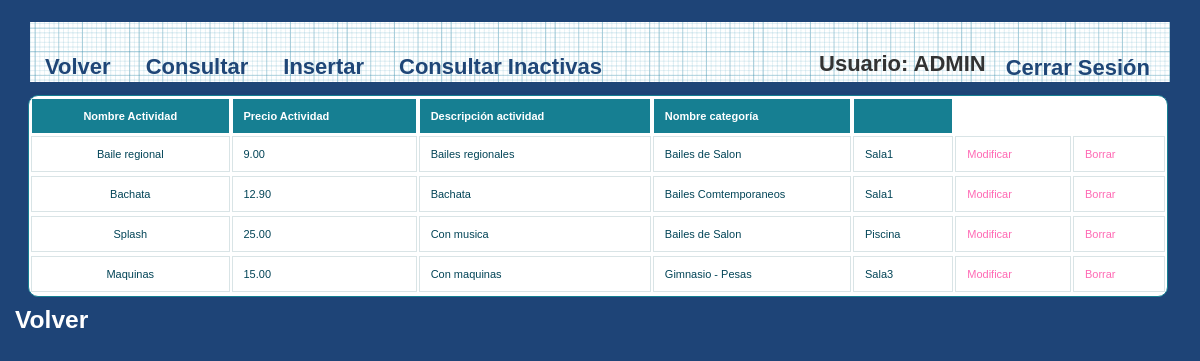
Page /IUjulio/Controllers/ACTIVIDAD_Controller.php (signed in) on the committed database.
### tables this page shows
CREATE TABLE IF NOT EXISTS `ACTIVIDAD` (
`ACTIVIDAD_ID` int(100) NOT NULL,
  `ACTIVIDAD_NOMBRE` varchar(50) NOT NULL,
  `ACTIVIDAD_PRECIO` decimal(10,2) NOT NULL,
  `ACTIVIDAD_DESCRIPCION` varchar(200) DEFAULT NULL,
  `CATEGORIA_ID` int(100) NOT NULL,
  `ACTIVO` tinyint(1) NOT NULL DEFAULT '0'
);

CREATE TABLE IF NOT EXISTS `CATEGORIA` (
`CATEGORIA_ID` int(100) NOT NULL,
  `CATEGORIA_NOMBRE` varchar(100) NOT NULL
);

CREATE TABLE IF NOT EXISTS `LUGAR` (
  `LUGAR_ID` int(100) NOT NULL,
  `LUGAR_NOMBRE` varchar(100) NOT NULL
);

### IUjulio/Controllers/ACTIVIDAD_Controller.php (called while the page is built, shortened)
<?php
include '../Models/ACTIVIDAD_Model.php';
	Switch ($_REQUEST['accion']) {
		default:
			if (!isset($_REQUEST['ACTIVIDAD_NOMBRE'])) {
				$actividad = new actividad('', '','','','','','',null,'','');
			} else {
				$actividad = get_data_form();
			}
			$datos = $actividad->ConsultarTodo();
			if (!tienePermisos('Actividad_Default')) {
				new Mensaje('No tienes los permisos necesarios', '../Views/DEFAULT_Vista.php');
			} else {
				new Actividad_default($datos, '../Views/DEFAULT_Vista.php');
			}
	}
?>

### IUjulio/Models/ACTIVIDAD_Model.php (called while the page is built, shortened)
<?php
class actividad
{
	function ConectarBD()
	{
		$this->mysqli = new mysqli("localhost", "iu2016", "iu2016", "IU2016");
	}
    function ConsultarTodo()
    {
        $sql = "SELECT ACTIVIDAD.ACTIVIDAD_NOMBRE,ACTIVIDAD.ACTIVIDAD_PRECIO,ACTIVIDAD.ACTIVIDAD_DESCRIPCION,CATEGORIA.CATEGORIA_NOMBRE,LUGAR.LUGAR_NOMBRE FROM LUGAR ,ACTIVIDAD_ALBERGA_LUGAR ,ACTIVIDAD, CATEGORIA WHERE LUGAR.LUGAR_ID =ACTIVIDAD_ALBERGA_LUGAR.LUGAR_ID AND ACTIVIDAD_ALBERGA_LUGAR.ACTIVIDAD_ID = ACTIVIDAD.ACTIVIDAD_ID AND ACTIVIDAD.CATEGORIA_ID = CATEGORIA.CATEGORIA_ID AND ACTIVIDAD.ACTIVO = '0'";
        if (!($resultado = $this->mysqli->query($sql))){
            return 'Error en la consulta sobre la base de datos';
        }
        else{
            $toret=array();
            $i=0;
            while ($fila= $resultado->fetch_array()) {
                $toret[$i]=$fila;
                $i++;
            }
            return $toret;
        }
    }
}

### IUjulio/Views/ACTIVIDAD_SHOW_ALL_Vista.php (the view, shortened to what this page needs)
<?php
class Actividad_default{
	private $datos;
	private $volver;
	function __construct($array, $volver){
		$this->datos = $array;
		$this->volver = $volver;
		$this->render();
	}
	function render(){
		?>
		<head><link rel="stylesheet" href="../Styles/styles.css" type="text/css" media="screen" /></head>
			<p>
				<h2>
					<div>
						<?php
						$lista = array('ACTIVIDAD_NOMBRE','ACTIVIDAD_PRECIO','ACTIVIDAD_DESCRIPCION', 'CATEGORIA_NOMBRE','LUGAR_NOMBRE');
						?>
						<head>
							<link rel="stylesheet" href="../Styles/styles.css" type="text/css" media="screen" />
							<link rel="stylesheet" type="text/css" href="../Styles/print.css" media="print" />
						</head>
						<div id="wrapper">
							<nav>
								<div class="menu">
									<ul>
										<li><a href="../Functions/Desconectar.php"><?php echo  $strings['Cerrar Sesión']; ?></a></li>
										<li><?php echo $strings['Usuario'].": ". $_SESSION['login']; ?></li>
									</ul>
									<?php echo '<a href=\'' . $this->volver . "'>" . $strings['Volver'] . " </a>"; ?></li>
									<a href='./ACTIVIDAD_Controller.php?accion=<?php echo $strings['Consultar']?>'><?php echo $strings['Consultar']?></a>
									<a href='./ACTIVIDAD_Controller.php?accion=<?php echo $strings['Insertar']?>'><?php echo $strings['Insertar']?></a>
									<a href='./ACTIVIDAD_Controller.php?accion=<?php echo $strings['CONSULTAR BORRADO']?>'><?php echo $strings['CONSULTAR BORRADO']?></a>
								</div>
							</nav>
						<table id="btable" border = 1>
							<tr>
								<?php
								foreach($lista as $titulo){
									echo "<th>";
									?>
									<?php
									echo $strings[$titulo];
									?>
									</th>
									<?php
								}
								?>
							</tr>
							<?php
							for ($j=0;$j<count($this->datos);$j++){
								echo "<tr>";
								foreach ($this->datos[$j] as $clave => $valor) {
									for ($i = 0; $i < count($lista); $i++) {
										if ($clave === $lista[$i]) {
											?>
											<?php
											echo "<td>";
											echo $valor;
											echo "</td>";
										}
									}
								}
								?>
								<td>
									<a href='ACTIVIDAD_Controller.php?ACTIVIDAD_NOMBRE=<?php echo $this->datos[$j]['ACTIVIDAD_NOMBRE'] . '&accion='.$strings['Modificar']; ?>'><?php echo $strings['Modificar'] ?></a>
								</td>
								<td>
									<a href='ACTIVIDAD_Controller.php?ACTIVIDAD_NOMBRE=<?php echo $this->datos[$j]['ACTIVIDAD_NOMBRE'] . '&accion='.$strings['Borrar']; ?>'><?php echo $strings['Borrar'] ?></a>
								</td>
								<?php
								echo "<tr>";
							}
							?>
						</table>
					</div>
					<h3>
			<p>
				<?php
				echo '<a class="form-link" href=\'' . $this->volver . "'>" . $strings['Volver'] . " </a>";
				?>
				</h3>
			</p>
		<?php
	}
}

### IUjulio/Styles/styles.css (style rules this page uses)
* { margin: 0; padding: 0; }
ul li { list-style-type:none; }
header, footer, section, aside, nav, article { display: block; }
#wrapper { width: 1140px; margin: 0 auto; margin-top: 5px; margin-bottom: 5px; }
nav { width: 1140px; height: 69px; margin: 0 auto; background: #1F4677 url(../images/blueprintpaper.png) repeat-x; }
h1,h2,h3,h4,h5,h6 { font-weight: bold; clear: both; color: #333; list-style-type:none; }
a:link, a:visited { color:hotpink; text-decoration: none; }
p { margin-bottom: 18px; }
li { padding-left: 5px; }
nav .menu { font-size: 22px; font-weight: bold; }
nav .menu ul { margin: 0; padding: 25px 0 0 20px; list-style: none; line-height: normal; }
nav .menu li { display: block; float: right; }
nav .menu a { display: block; margin-right: 5px; padding: 0px 15px; text-decoration: none; color: #1F4677; float:left; }
table { white-space: normal; line-height: normal; font-weight: normal; font-size: small; font-style: normal; color: black; text-align: center; font-variant: normal; border-color: gray; background-color: white; }
#btable { white-space: normal; line-height: normal; font-weight: normal; font-size: 11px; font-style: normal; color: black; text-align: center; font-variant: normal; border-color: gray; background-color: white; margin-left: -2px; }
#btable { width: 100%; overflow: hidden; background: #FFF; color: #024457; border-radius: 10px; border: 1px solid #167F92; }
#btable tr { border: 1px solid #D9E4E6; }
#btable tr:nth-child(odd) { background-color: #EAF3F3; }
#btable th { display: none; border: 1px solid #FFF; background-color: #167F92; color: #FFF; padding: 1em; }
#btable th:first-child { display: table-cell; text-align: center; }
#btable th:nth-child(2) { display: table-cell; }
#btable th:nth-child(2):after { content: attr(data-th); }
@media (min-width: 480px) { #btable th:nth-child(2):after { display: none; } }
#btable td { display: block; word-wrap: break-word; max-width: 7em; }
#btable td:first-child { display: table-cell; text-align: center; border-right: 1px solid #D9E4E6; }
@media (min-width: 480px) { #btable td { border: 1px solid #D9E4E6; } }
#btable th, #btable td { text-align: left; margin: .5em 1em; }
@media (min-width: 480px) { #btable th, #btable td { display: table-cell; padding: 1em; } }
#content p, ul, ol, hr { margin-bottom: 24px; }
#content h1, h2, h3, h4, h5, h6 { color: #333; margin: 0 0 20px 0; line-height: 1.5em; }
* { margin-top: 4px; }
.form-link { color: white !important; margin-left: 15px; }

### IUjulio/Styles/print.css (style rules this page uses)
a { text-decoration : underline; color : #0000ff; }
a:link:after, a:visited:after { content: " (" attr(href) ") "; font-size: 70%; }
nav, footer, header, aside { display : none; }

### rows in the picture
actividad: ACTIVIDAD_NOMBRE "Baile regional", ACTIVIDAD_PRECIO "9.00", ACTIVIDAD_DESCRIPCION "Bailes regionales"
categoria: CATEGORIA_NOMBRE "Bailes de Salon"
lugar: LUGAR_NOMBRE "Sala1"
actividad: ACTIVIDAD_NOMBRE "Bachata", ACTIVIDAD_PRECIO "12.90", ACTIVIDAD_DESCRIPCION "Bachata"
categoria: CATEGORIA_NOMBRE "Bailes Comtemporaneos"
actividad: ACTIVIDAD_NOMBRE "Splash", ACTIVIDAD_PRECIO "25.00", ACTIVIDAD_DESCRIPCION "Con musica"
lugar: LUGAR_NOMBRE "Piscina"
actividad: ACTIVIDAD_NOMBRE "Maquinas", ACTIVIDAD_PRECIO "15.00", ACTIVIDAD_DESCRIPCION "Con maquinas"
categoria: CATEGORIA_NOMBRE "Gimnasio - Pesas"
lugar: LUGAR_NOMBRE "Sala3"

### other values in the picture
$strings['Cerrar Sesión'] "Cerrar Sesión"
$strings['Usuario'] "Usuario"
$_SESSION['login'] "ADMIN"
$strings['Volver'] "Volver"
$strings['Consultar'] "Consultar"
$strings['Insertar'] "Insertar"
$strings['CONSULTAR BORRADO'] "Consultar Inactivas"
$strings[$titulo] "Nombre Actividad"
$strings[$titulo] "Precio Actividad"
$strings[$titulo] "Descripción actividad"
$strings[$titulo] "Nombre categoría"
